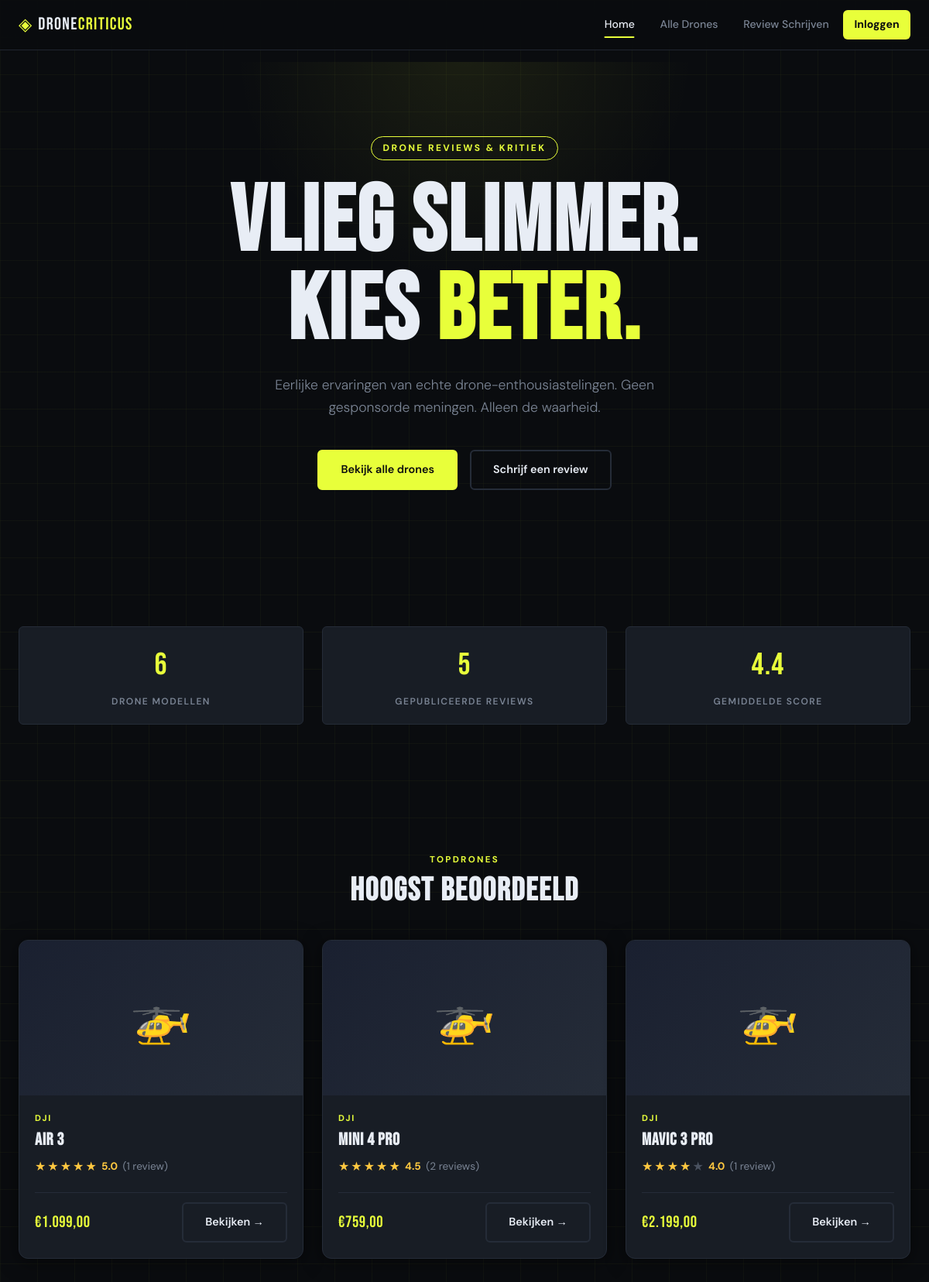
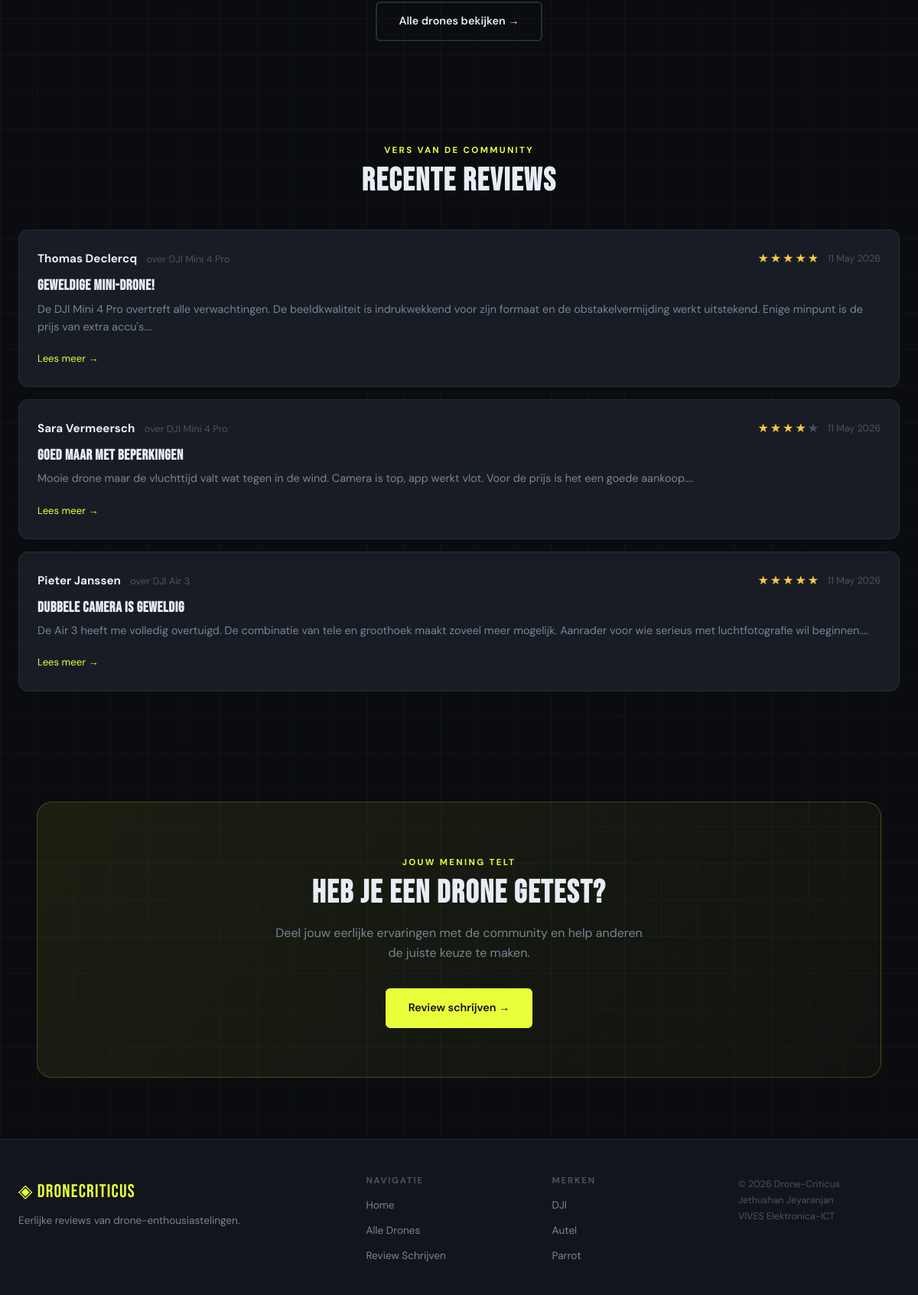
The page / on the database its author committed (2 pictures, top to bottom).
### tables this page shows
CREATE TABLE IF NOT EXISTS drones (
    id INT AUTO_INCREMENT PRIMARY KEY,
    merk VARCHAR(100) NOT NULL,
    model VARCHAR(150) NOT NULL,
    beschrijving TEXT,
    prijs DECIMAL(10, 2),
    afbeelding VARCHAR(255),
    aangemaakt_op DATETIME DEFAULT CURRENT_TIMESTAMP
);

CREATE TABLE IF NOT EXISTS reviews (
    id INT AUTO_INCREMENT PRIMARY KEY,
    drone_id INT NOT NULL,
    naam VARCHAR(100) NOT NULL,
    email VARCHAR(150) NOT NULL,
    titel VARCHAR(200) NOT NULL,
    inhoud TEXT NOT NULL,
    score TINYINT NOT NULL CHECK (score BETWEEN 1 AND 5),
    aangemaakt_op DATETIME DEFAULT CURRENT_TIMESTAMP,
    FOREIGN KEY (drone_id) REFERENCES drones(id) ON DELETE CASCADE
);

### includes/sessie.php (called while the page is built, shortened)
<?php
function isIngelogd(): bool {
    return isset($_SESSION['gebruiker_id']) && !empty($_SESSION['gebruiker_id']);
}
function saniteer(string $invoer): string {
    return htmlspecialchars(trim($invoer), ENT_QUOTES, 'UTF-8');
}

### index.php (the view, shortened to what this page needs)
<?php
require_once 'includes/sessie.php';
$pdo = getDatabaseVerbinding();
$aantalDrones  = (int) $pdo->query('SELECT COUNT(*) FROM drones')->fetchColumn();
$aantalReviews = (int) $pdo->query('SELECT COUNT(*) FROM reviews')->fetchColumn();
$gemiddeldScore = (float) $pdo->query('SELECT COALESCE(AVG(score), 0) FROM reviews')->fetchColumn();
$stmt = $pdo->prepare('
    SELECT r.*, d.merk, d.model
    FROM reviews r
    JOIN drones d ON r.drone_id = d.id
    ORDER BY r.aangemaakt_op DESC
    LIMIT 3
');
$stmt->execute();
$recenteReviews = $stmt->fetchAll();
$stmt = $pdo->prepare('
    SELECT d.id, d.merk, d.model, d.prijs,
           COALESCE(AVG(r.score), 0) AS gemiddelde,
           COUNT(r.id) AS aantal_reviews
    FROM drones d
    LEFT JOIN reviews r ON d.id = r.drone_id
    GROUP BY d.id
    ORDER BY gemiddelde DESC, aantal_reviews DESC
    LIMIT 3
');
$stmt->execute();
$topDrones = $stmt->fetchAll();
require_once 'includes/header.php';
?>
<section class="hero">
    <span class="hero-label">Drone Reviews &amp; Kritiek</span>
    <h1 class="hero-titel">
        Vlieg slimmer.<br>
        Kies <span class="accent">beter.</span>
    </h1>
    <p class="hero-ondertitel">
        Eerlijke ervaringen van echte drone-enthousiastelingen.
        Geen gesponsorde meningen. Alleen de waarheid.
    </p>
    <div class="knop-groep">
        <a href="php/drones.php" class="knop knop-primair">Bekijk alle drones</a>
        <a href="php/review_toevoegen.php" class="knop knop-secundair">Schrijf een review</a>
    </div>
</section>
<section class="sectie container">
    <div class="stats-rij">
        <div class="stat-badge fade-in">
            <span class="stat-getal"><?= $aantalDrones ?></span>
            <span class="stat-label">Drone modellen</span>
        </div>
        <div class="stat-badge fade-in">
            <span class="stat-getal"><?= $aantalReviews ?></span>
            <span class="stat-label">Gepubliceerde reviews</span>
        </div>
        <div class="stat-badge fade-in">
            <span class="stat-getal"><?= number_format($gemiddeldScore, 1) ?></span>
            <span class="stat-label">Gemiddelde score</span>
        </div>
    </div>
</section>
<section class="sectie container">
    <div class="sectie-kop">
        <span class="sectie-label">Topdrones</span>
        <h2>Hoogst beoordeeld</h2>
    </div>
    <div class="kaarten-raster">
        <?php foreach ($topDrones as $drone): ?>
            <?php
                $sterren  = round($drone['gemiddelde']);
                $aantalRv = (int) $drone['aantal_reviews'];
            ?>
            <article class="kaart fade-in">
                <div class="kaart-afbeelding">🚁</div>
                <div class="kaart-inhoud">
                    <span class="kaart-merk"><?= saniteer($drone['merk']) ?></span>
                    <h3 class="kaart-model"><?= saniteer($drone['model']) ?></h3>
                    <div class="gemiddelde-score">
                        <span class="sterren">
                            <?php for ($i = 1; $i <= 5; $i++): ?>
                                <span class="ster <?= $i <= $sterren ? 'actief' : '' ?>">★</span>
                            <?php endfor; ?>
                        </span>
                        <span class="score-getal"><?= number_format($drone['gemiddelde'], 1) ?></span>
                        <span>(<?= $aantalRv ?> review<?= $aantalRv !== 1 ? 's' : '' ?>)</span>
                    </div>
                    <div class="kaart-voettekst">
                        <span class="kaart-prijs">€<?= number_format($drone['prijs'], 2, ',', '.') ?></span>
                        <a href="php/drone_detail.php?id=<?= $drone['id'] ?>" class="knop knop-secundair">
                            Bekijken →
                        </a>
                    </div>
                </div>
            </article>
        <?php endforeach; ?>
    </div>
    <div style="text-align:center; margin-top:2rem;">
        <a href="php/drones.php" class="knop knop-secundair">Alle drones bekijken →</a>
    </div>
</section>
<?php if (!empty($recenteReviews)): ?>
<section class="sectie container">
    <div class="sectie-kop">
        <span class="sectie-label">Vers van de community</span>
        <h2>Recente reviews</h2>
    </div>
    <?php foreach ($recenteReviews as $review): ?>
        <article class="review-kaart fade-in">
            <div class="review-hoofd">
                <div>
                    <span class="review-naam"><?= saniteer($review['naam']) ?></span>
                    <span style="color:var(--kleur-tekst-extra); font-size:0.8rem; margin-left:0.5rem;">
                        over <?= saniteer($review['merk']) ?> <?= saniteer($review['model']) ?>
                    </span>
                </div>
                <div style="display:flex;align-items:center;gap:0.75rem;">
                    <div class="sterren">
                        <?php for ($i = 1; $i <= 5; $i++): ?>
                            <span class="ster <?= $i <= $review['score'] ? 'actief' : '' ?>">★</span>
                        <?php endfor; ?>
                    </div>
                    <span class="review-datum">
                        <?= date('d M Y', strtotime($review['aangemaakt_op'])) ?>
                    </span>
                </div>
            </div>
            <h4 class="review-titel"><?= saniteer($review['titel']) ?></h4>
            <p class="review-inhoud"><?= saniteer(substr($review['inhoud'], 0, 200)) ?>...</p>
            <a href="php/drone_detail.php?id=<?= $review['drone_id'] ?>" style="font-size:0.82rem;">
                Lees meer →
            </a>
        </article>
    <?php endforeach; ?>
</section>
<?php endif; ?>
<section class="sectie" style="text-align:center; padding-bottom:5rem;">
    <div class="container">
        <div style="
            background: linear-gradient(135deg, rgba(232,255,58,0.08), rgba(232,255,58,0.03));
            border: 1px solid rgba(232,255,58,0.2);
            border-radius: var(--radius-groot);
            padding: 4rem 2rem;
        ">
            <span class="sectie-label">Jouw mening telt</span>
            <h2 style="margin-bottom:1rem;">Heb je een drone getest?</h2>
            <p style="color:var(--kleur-tekst-zacht); max-width:480px; margin:0 auto 2rem;">
                Deel jouw eerlijke ervaringen met de community en help anderen
                de juiste keuze te maken.
            </p>
            <a href="php/review_toevoegen.php" class="knop knop-primair">Review schrijven →</a>
        </div>
    </div>
</section>
<?php require_once 'includes/footer.php'; ?>

### includes/header.php (shortened to what this page needs)
<?php
require_once __DIR__ . '/sessie.php';
$scriptPad  = str_replace('\\', '/', $_SERVER['SCRIPT_FILENAME']);
$rootPad    = str_replace('\\', '/', realpath(__DIR__ . '/..')) . '/';
$relatief   = str_replace($rootPad, '', $scriptPad);
$diepte     = substr_count($relatief, '/');
$basis      = str_repeat('../', $diepte);
?>
<!DOCTYPE html>
<html lang="nl">
<head>
    <link rel="stylesheet" href="<?= $basis ?>css/stijl.css">
    <link rel="stylesheet" href="<?= $basis ?>css/navigatie.css">
</head>
<body>
<header class="site-header">
    <div class="header-inhoud">
        <a href="<?= $basis ?>index.php" class="logo">
            <span class="logo-icoon">◈</span>
            <span class="logo-tekst">Drone<span class="logo-accent">Criticus</span></span>
        </a>
        <nav class="hoofd-nav" id="hoofdNav">
            <ul class="nav-lijst">
                <li><a href="<?= $basis ?>index.php" class="nav-link">Home</a></li>
                <li><a href="<?= $basis ?>php/drones.php" class="nav-link">Alle Drones</a></li>
                <li><a href="<?= $basis ?>php/review_toevoegen.php" class="nav-link">Review Schrijven</a></li>
                <?php if (isIngelogd()): ?>
                    <li>
                        <a href="<?= $basis ?>php/uitloggen.php" class="nav-link nav-logout">
                            Uitloggen (<?= saniteer($_SESSION['gebruikersnaam'] ?? '') ?>)
                        </a>
                    </li>
                <?php else: ?>
                    <li><a href="<?= $basis ?>php/login.php" class="nav-link nav-login">Inloggen</a></li>
                <?php endif; ?>
            </ul>
        </nav>
    </div>
</header>
<main class="hoofd-inhoud">

### includes/footer.php (shortened to what this page needs)
<?php
$scriptPad  = str_replace('\\', '/', $_SERVER['SCRIPT_FILENAME']);
$rootPad    = str_replace('\\', '/', realpath(__DIR__ . '/..')) . '/';
$relatief   = str_replace($rootPad, '', $scriptPad);
$diepte     = substr_count($relatief, '/');
$basis      = str_repeat('../', $diepte);
?>
</main>
<footer class="site-footer">
    <div class="footer-inhoud">
        <div class="footer-kolom">
            <p class="footer-logo">◈ DroneCriticus</p>
            <p class="footer-slogan">Eerlijke reviews van drone-enthousiastelingen.</p>
        </div>
        <div class="footer-kolom">
            <h4>Navigatie</h4>
            <ul>
                <li><a href="<?= $basis ?>index.php">Home</a></li>
                <li><a href="<?= $basis ?>php/drones.php">Alle Drones</a></li>
                <li><a href="<?= $basis ?>php/review_toevoegen.php">Review Schrijven</a></li>
            </ul>
        </div>
        <div class="footer-kolom">
            <h4>Merken</h4>
            <ul>
                <li><a href="<?= $basis ?>php/drones.php?merk=DJI">DJI</a></li>
                <li><a href="<?= $basis ?>php/drones.php?merk=Autel">Autel</a></li>
                <li><a href="<?= $basis ?>php/drones.php?merk=Parrot">Parrot</a></li>
            </ul>
        </div>
        <div class="footer-kolom">
            <p class="footer-copyright">
                &copy; <?= date('Y') ?> Drone-Criticus<br>
                Jethushan Jeyaranjan<br>
                VIVES Elektronica-ICT
            </p>
        </div>
    </div>
</footer>
</body>
</html>

### css/navigatie.css (style rules this page uses)
.site-header { position: fixed; top: 0; left: 0; right: 0; z-index: 1000; background: rgba(10, 12, 15, 0.92); backdrop-filter: blur(12px); -webkit-backdrop-filter: blur(12px); border-bottom: 1px solid rgba(37, 44, 56, 0.8); transition: border-color 0.3s ease, background 0.3s ease; }
.header-inhoud { max-width: 1200px; margin: 0 auto; padding: 0 1.5rem; height: 64px; display: flex; align-items: center; justify-content: space-between; gap: 2rem; }
.logo { display: flex; align-items: center; gap: 0.5rem; text-decoration: none; color: var(--kleur-tekst); flex-shrink: 0; }
.logo-icoon { font-size: 1.4rem; color: var(--kleur-accent); display: inline-block; transition: transform 0.4s cubic-bezier(0.23, 1, 0.32, 1), color 0.3s ease; }
.logo-tekst { font-family: var(--lettertype-display); font-size: 1.4rem; letter-spacing: 0.06em; line-height: 1; }
.logo-accent { color: var(--kleur-accent); }
.hoofd-nav { flex: 1; display: flex; justify-content: flex-end; }
.nav-lijst { display: flex; align-items: center; gap: 0.25rem; list-style: none; }
.nav-link { display: block; font-size: 0.88rem; font-weight: 500; color: var(--kleur-tekst-zacht); padding: 0.45rem 0.9rem; border-radius: var(--radius-klein); text-decoration: none; transition: color 0.2s ease, background 0.2s ease; position: relative; white-space: nowrap; }
.nav-link::after { content: ''; position: absolute; bottom: 2px; left: 50%; transform: translateX(-50%); width: 0; height: 2px; background: var(--kleur-accent); border-radius: 2px; transition: width 0.25s ease; }
.nav-link:hover::after, .nav-link.actief::after { width: calc(100% - 1.8rem); }
.nav-link.actief { color: var(--kleur-tekst); }
.nav-login { background: var(--kleur-accent); color: #0a0c0f !important; font-weight: 700; }
.nav-login::after { display: none; }
.site-footer { background: var(--kleur-oppervlak); border-top: 1px solid var(--kleur-rand); padding: 3rem 1.5rem 2rem; margin-top: auto; }
.footer-inhoud { max-width: 1200px; margin: 0 auto; display: grid; grid-template-columns: 2fr 1fr 1fr 1fr; gap: 2rem; }
.footer-logo { font-family: var(--lettertype-display); font-size: 1.5rem; letter-spacing: 0.05em; color: var(--kleur-accent); margin-bottom: 0.5rem; }
.footer-slogan { font-size: 0.85rem; color: var(--kleur-tekst-zacht); margin-bottom: 0; }
.footer-kolom h4 { font-size: 0.72rem; font-weight: 700; letter-spacing: 0.15em; text-transform: uppercase; color: var(--kleur-tekst-extra); margin-bottom: 0.75rem; font-family: var(--lettertype-tekst); }
.footer-kolom ul { list-style: none; }
.footer-kolom ul li { margin-bottom: 0.4rem; }
.footer-kolom ul a { font-size: 0.85rem; color: var(--kleur-tekst-zacht); text-decoration: none; transition: color 0.2s ease; }
.footer-copyright { font-size: 0.78rem; color: var(--kleur-tekst-extra); line-height: 1.7; margin: 0; }

### rows shown on the page
drones: merk "DJI", model "Air 3", gemiddelde "5.0", aantalRv "1", prijs "1.099,00"
drones: merk "DJI", model "Mini 4 Pro", gemiddelde "4.5", aantalRv "2", shows "s", prijs "759,00"
drones: merk "DJI", model "Mavic 3 Pro", gemiddelde "4.0", aantalRv "1", prijs "2.199,00"
reviews: naam "Thomas Declercq", drone.merk "DJI", drone.model "Mini 4 Pro", aangemaakt_op "11 May 2026", titel "Geweldige mini-drone!", inhoud "De DJI Mini 4 Pro overtreft alle verwachtingen. De beeldkwaliteit is indrukwekkend voor zijn formaat en de obstakelvermijding werkt uitstekend. Enige minpunt is de prijs van extra accu's."
reviews: naam "Sara Vermeersch", drone.merk "DJI", drone.model "Mini 4 Pro", aangemaakt_op "11 May 2026", titel "Goed maar met beperkingen", inhoud "Mooie drone maar de vluchttijd valt wat tegen in de wind. Camera is top, app werkt vlot. Voor de prijs is het een goede aankoop."
reviews: naam "Pieter Janssen", drone.merk "DJI", drone.model "Air 3", aangemaakt_op "11 May 2026", titel "Dubbele camera is geweldig", inhoud "De Air 3 heeft me volledig overtuigd. De combinatie van tele en groothoek maakt zoveel meer mogelijk. Aanrader voor wie serieus met luchtfotografie wil beginnen."

### other values the page prints
$aantalDrones "6"
$aantalReviews "5"
$gemiddeldScore "4.4"
